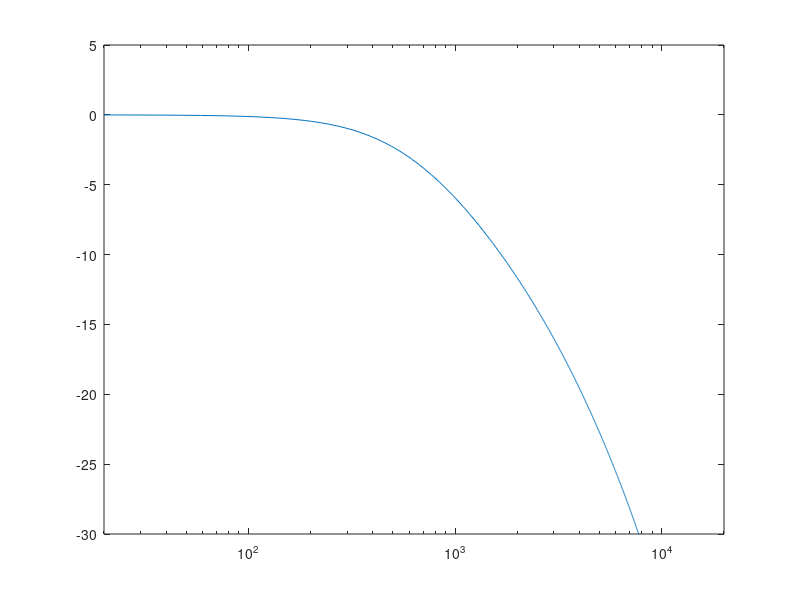

Here is the MATLAB script that generated this plot:
% rcFilter_2ndOrder_DK.m

Fs = 48000; Ts = 1/Fs;

Vi = [1; zeros(2047,1)];

C1 = 100e-9;
R1 = Ts/(2*C1);
C2 = 100e-9;
R2 = Ts/(2*C2);
R3 = 1000;
R4 = 1000;

G = (1/R1) + (1/R3) + (1/R4);
M = 1 + (R4/R2) - (1/(G*R4));

b0 = 1/(G*M*R3);
b1 = 1/(G*M);
b2 = (R4/M);

x1 = 0;
x2 = 0;

N = length(Vi);
Vo = zeros(N,1);
for n = 1:N
    Vo(n,1) = b0*Vi(n,1) + b1*x1 + b2*x2;
    x1 = (2/R1)*(Vo(n,1) + (R4/R2)*Vo(n,1) - (R4*x2))  - x1;
    x2 = 2/R1 * Vo(n,1) - x2;
end

[H,W] = freqz(Vo,1,2048,Fs);
semilogx(W,20*log10(abs(H)));
axis([20 20000 -30 5]);
